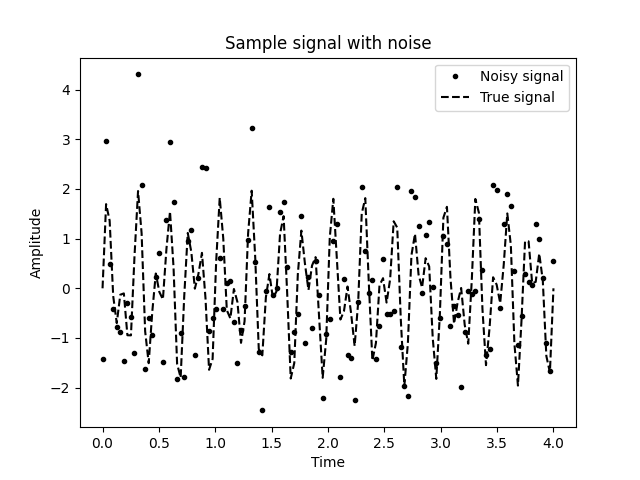

This figure's Python source:
import numpy as np
import matplotlib.pyplot as plt

rng = np.random.default_rng(12345)

def signal(t, freq_1=4.0, freq_2=7.0):
        return np.sin(freq_1 * 2 * np.pi * t) + np.sin(
        freq_2 * 2 * np.pi * t)

sample_size = 2**7 # 128
sample_t = np.linspace(0, 4, sample_size)
sample_y = signal(sample_t) + rng.standard_normal(sample_size)
sample_d = 4./(sample_size - 1) # Spacing for linspace array
true_signal = signal(sample_t)

from numpy import fft

fig1, ax1 = plt.subplots()
fig1, ax1 = plt.subplots()
ax1.plot(sample_t, sample_y, "k.",label="Noisy signal")
ax1.plot(sample_t, true_signal, "k--",label="True signal")
ax1.set_title("Sample signal with noise")
ax1.set_xlabel("Time")
ax1.set_ylabel("Amplitude")
ax1.legend()

spectrum = fft.fft(sample_y)
freq = fft.fftfreq(sample_size, sample_d)
pos_freq_i = np.arange(1, sample_size//2, dtype=int)
psd = np.abs(spectrum[pos_freq_i])**2 + np.abs(spectrum[-pos_freq_i])**2

fig2, ax2 = plt.subplots()
ax2.plot(freq[pos_freq_i], psd, "k")
ax2.set_title("PSD of the noisy signal")
ax2.set_xlabel("Frequency")
ax2.set_ylabel("Density")

filtered = pos_freq_i[psd > 2e3]
new_spec = np.zeros_like(spectrum)
new_spec[filtered] = spectrum[filtered]
new_spec[-filtered] = spectrum[-filtered]

new_sample = np.real(fft.ifft(new_spec))

fig3, ax3 = plt.subplots()
ax3.plot(sample_t, true_signal, color="#8c8c8c",linewidth=1.5, label="True signal")
ax3.plot(sample_t, new_sample, "k--",label="Filtered signal")
ax3.legend()
ax3.set_title("Plot comparing filtered signal and true signal")
ax3.set_xlabel("Time")
ax3.set_ylabel("Amplitude")

plt.show()
